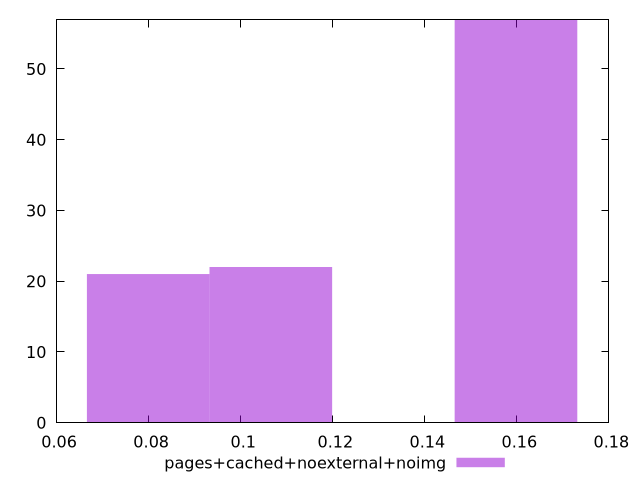

Generate this figure with gnuplot:
$_pagesCachedNoexternalNoimg <<EOF
0.1598135207376132 57
0.0799067603688066 21
0.10654234715840881 22
EOF
set key outside below
set terminal pngcairo
set output "report_00006_2020-11-02T20-21-41.718Z/largest-contentful-paint/pages+cached+noexternal+noimg//hist.png"
set yrange [0:57]
set boxwidth 0.026635586789602202
set style fill transparent solid 0.5 noborder
plot $_pagesCachedNoexternalNoimg title "pages+cached+noexternal+noimg" with boxes ,
